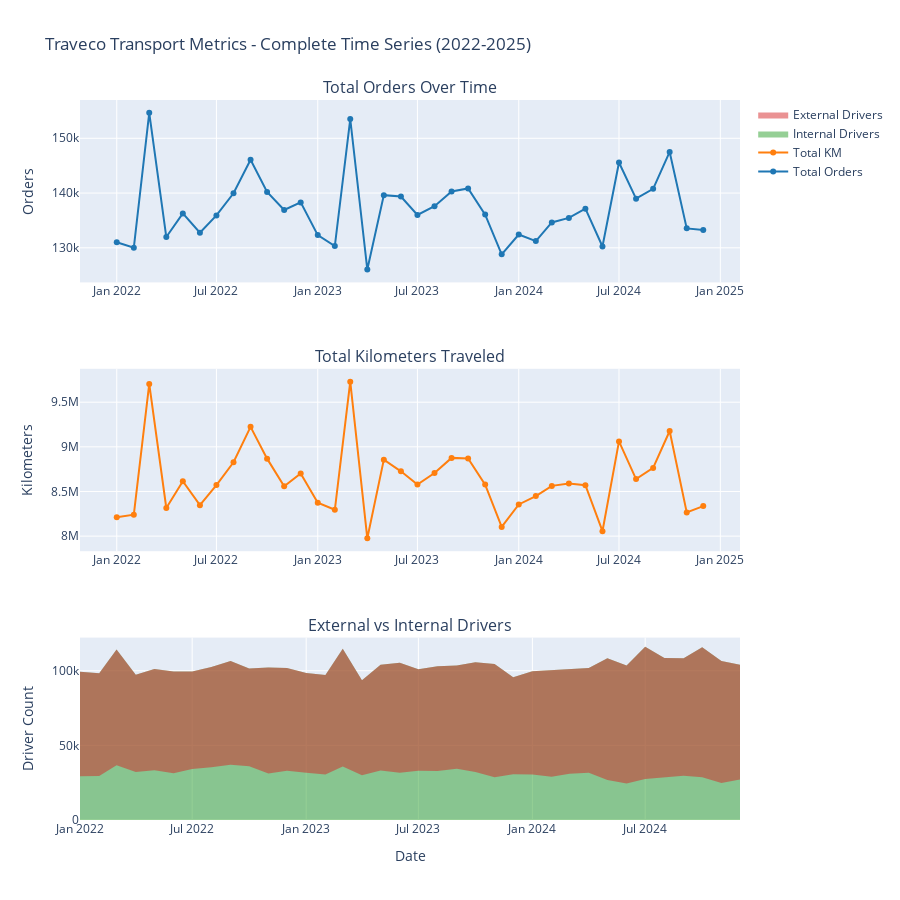

The notebook cell saved with this chart:
### Markdown cell above
## Section 7: Time Series Visualization

Visualize key metrics over time.

### Code cell
# Create multi-panel time series dashboard
fig = make_subplots(
    rows=3, cols=1,
    subplot_titles=(
        'Total Orders Over Time',
        'Total Kilometers Traveled',
        'External vs Internal Drivers'
    ),
    vertical_spacing=0.12
)

# 1. Total Orders
fig.add_trace(
    go.Scatter(
        x=company_ts['date'],
        y=company_ts['total_orders'],
        mode='lines+markers',
        name='Total Orders',
        line=dict(color='#1f77b4', width=2)
    ),
    row=1, col=1
)

# 2. Total KM
fig.add_trace(
    go.Scatter(
        x=company_ts['date'],
        y=company_ts['total_km'],
        mode='lines+markers',
        name='Total KM',
        line=dict(color='#ff7f0e', width=2)
    ),
    row=2, col=1
)

# 3. Drivers (stacked)
fig.add_trace(
    go.Scatter(
        x=company_ts['date'],
        y=company_ts['internal_drivers'],
        mode='lines',
        name='Internal Drivers',
        line=dict(color='#2ca02c', width=0),
        fill='tozeroy'
    ),
    row=3, col=1
)

fig.add_trace(
    go.Scatter(
        x=company_ts['date'],
        y=company_ts['external_drivers'],
        mode='lines',
        name='External Drivers',
        line=dict(color='#d62728', width=0),
        fill='tonexty'
    ),
    row=3, col=1
)

# Update layout
fig.update_xaxes(title_text="Date", row=3, col=1)
fig.update_yaxes(title_text="Orders", row=1, col=1)
fig.update_yaxes(title_text="Kilometers", row=2, col=1)
fig.update_yaxes(title_text="Driver Count", row=3, col=1)

fig.update_layout(
    height=900,
    title_text="Traveco Transport Metrics - Complete Time Series (2022-2025)",
    showlegend=True,
    hovermode='x unified'
)

fig.show()

# Save to results
results_dir = Path('../results')
results_dir.mkdir(exist_ok=True)
fig.write_html(results_dir / 'time_series_overview.html')
print(f"\n✓ Saved interactive chart to results/time_series_overview.html")

### Figure 1 — Plotly figure (JSON) as saved in the notebook; plotly's stock layout.template omitted (floating-point values rounded to 4 significant figures)
{"data": [{"line": {"color": "#1f77b4", "width": 2}, "mode": "lines+markers", "name": "Total Orders", "type": "scatter", "x": ["2022-01-01T00:00:00", "2022-02-01T00:00:00", "2022-03-01T00:00:00", "2022-04-01T00:00:00", "2022-05-01T00:00:00", "2022-06-01T00:00:00", "2022-07-01T00:00:00", "2022-08-01T00:00:00", "2022-09-01T00:00:00", "2022-10-01T00:00:00", "2022-11-01T00:00:00", "2022-12-01T00:00:00", "2023-01-01T00:00:00", "2023-02-01T00:00:00", "2023-03-01T00:00:00", "2023-04-01T00:00:00", "2023-05-01T00:00:00", "2023-06-01T00:00:00", "2023-07-01T00:00:00", "2023-08-01T00:00:00", "2023-09-01T00:00:00", "2023-10-01T00:00:00", "2023-11-01T00:00:00", "2023-12-01T00:00:00", "2024-01-01T00:00:00", "2024-02-01T00:00:00", "2024-03-01T00:00:00", "2024-04-01T00:00:00", "2024-05-01T00:00:00", "2024-06-01T00:00:00", "2024-07-01T00:00:00", "2024-08-01T00:00:00", "2024-09-01T00:00:00", "2024-10-01T00:00:00", "2024-11-01T00:00:00", "2024-12-01T00:00:00"], "xaxis": "x", "y": [131029, 130016, 154641, 131965, 136286, 132764, 135914, 139966, 146093, 140201, 136917, 138291, 132318, 130330, 153520, 126035, 139619, 139356, 135991, 137595, 140295, 140837, 136061, 128804, 132420, 131225, 134634, 135466, 137149, 130243, 145586, 138976, 140770, 147506, 133550, 133247], "yaxis": "y"}, {"line": {"color": "#ff7f0e", "width": 2}, "mode": "lines+markers", "name": "Total KM", "type": "scatter", "x": ["2022-01-01T00:00:00", "2022-02-01T00:00:00", "2022-03-01T00:00:00", "2022-04-01T00:00:00", "2022-05-01T00:00:00", "2022-06-01T00:00:00", "2022-07-01T00:00:00", "2022-08-01T00:00:00", "2022-09-01T00:00:00", "2022-10-01T00:00:00", "2022-11-01T00:00:00", "2022-12-01T00:00:00", "2023-01-01T00:00:00", "2023-02-01T00:00:00", "2023-03-01T00:00:00", "2023-04-01T00:00:00", "2023-05-01T00:00:00", "2023-06-01T00:00:00", "2023-07-01T00:00:00", "2023-08-01T00:00:00", "2023-09-01T00:00:00", "2023-10-01T00:00:00", "2023-11-01T00:00:00", "2023-12-01T00:00:00", "2024-01-01T00:00:00", "2024-02-01T00:00:00", "2024-03-01T00:00:00", "2024-04-01T00:00:00", "2024-05-01T00:00:00", "2024-06-01T00:00:00", "2024-07-01T00:00:00", "2024-08-01T00:00:00", "2024-09-01T00:00:00", "2024-10-01T00:00:00", "2024-11-01T00:00:00", "2024-12-01T00:00:00"], "xaxis": "x2", "y": [8212000.0, 8240000.0, 9705000.0, 8315000.0, 8615000.0, 8346000.0, 8572000.0, 8827000.0, 9224000.0, 8868000.0, 8559000.0, 8702000.0, 8375000.0, 8295000.0, 9730000.0, 7975000.0, 8856000.0, 8726000.0, 8578000.0, 8707000.0, 8876000.0, 8870000.0, 8577000.0, 8103000.0, 8355000.0, 8449000.0, 8563000.0, 8589000.0, 8570000.0, 8055000.0, 9061000.0, 8639000.0, 8764000.0, 9178000.0, 8265000.0, 8336000.0], "yaxis": "y2"}, {"fill": "tozeroy", "line": {"color": "#2ca02c", "width": 0}, "mode": "lines", "name": "Internal Drivers", "type": "scatter", "x": ["2022-01-01T00:00:00", "2022-02-01T00:00:00", "2022-03-01T00:00:00", "2022-04-01T00:00:00", "2022-05-01T00:00:00", "2022-06-01T00:00:00", "2022-07-01T00:00:00", "2022-08-01T00:00:00", "2022-09-01T00:00:00", "2022-10-01T00:00:00", "2022-11-01T00:00:00", "2022-12-01T00:00:00", "2023-01-01T00:00:00", "2023-02-01T00:00:00", "2023-03-01T00:00:00", "2023-04-01T00:00:00", "2023-05-01T00:00:00", "2023-06-01T00:00:00", "2023-07-01T00:00:00", "2023-08-01T00:00:00", "2023-09-01T00:00:00", "2023-10-01T00:00:00", "2023-11-01T00:00:00", "2023-12-01T00:00:00", "2024-01-01T00:00:00", "2024-02-01T00:00:00", "2024-03-01T00:00:00", "2024-04-01T00:00:00", "2024-05-01T00:00:00", "2024-06-01T00:00:00", "2024-07-01T00:00:00", "2024-08-01T00:00:00", "2024-09-01T00:00:00", "2024-10-01T00:00:00", "2024-11-01T00:00:00", "2024-12-01T00:00:00"], "xaxis": "x3", "y": [99322, 98333, 114298, 97304, 101154, 99514, 99505, 102474, 106599, 101434, 102225, 101904, 98540, 97180, 114790, 93648, 104082, 105380, 100970, 102988, 103543, 105757, 104535, 95715, 99730, 100499, 101158, 101836, 108338, 103562, 116088, 108552, 108390, 115805, 106481, 104074], "yaxis": "y3"}, {"fill": "tonexty", "line": {"color": "#d62728", "width": 0}, "mode": "lines", "name": "External Drivers", "type": "scatter", "x": ["2022-01-01T00:00:00", "2022-02-01T00:00:00", "2022-03-01T00:00:00", "2022-04-01T00:00:00", "2022-05-01T00:00:00", "2022-06-01T00:00:00", "2022-07-01T00:00:00", "2022-08-01T00:00:00", "2022-09-01T00:00:00", "2022-10-01T00:00:00", "2022-11-01T00:00:00", "2022-12-01T00:00:00", "2023-01-01T00:00:00", "2023-02-01T00:00:00", "2023-03-01T00:00:00", "2023-04-01T00:00:00", "2023-05-01T00:00:00", "2023-06-01T00:00:00", "2023-07-01T00:00:00", "2023-08-01T00:00:00", "2023-09-01T00:00:00", "2023-10-01T00:00:00", "2023-11-01T00:00:00", "2023-12-01T00:00:00", "2024-01-01T00:00:00", "2024-02-01T00:00:00", "2024-03-01T00:00:00", "2024-04-01T00:00:00", "2024-05-01T00:00:00", "2024-06-01T00:00:00", "2024-07-01T00:00:00", "2024-08-01T00:00:00", "2024-09-01T00:00:00", "2024-10-01T00:00:00", "2024-11-01T00:00:00", "2024-12-01T00:00:00"], "xaxis": "x3", "y": [29375, 29548, 36674, 32158, 33293, 31392, 34205, 35335, 37062, 35965, 31235, 32979, 31676, 30486, 35809, 29963, 33080, 31721, 33066, 32790, 34395, 32224, 28708, 30688, 30450, 29034, 31017, 31728, 26716, 24386, 27446, 28302, 29579, 28578, 24751, 27163], "yaxis": "y3"}], "layout": {"annotations": [{"font": {"size": 16}, "showarrow": false, "text": "Total Orders Over Time", "x": 0.5, "xanchor": "center", "xref": "paper", "y": 1.0, "yanchor": "bottom", "yref": "paper"}, {"font": {"size": 16}, "showarrow": false, "text": "Total Kilometers Traveled", "x": 0.5, "xanchor": "center", "xref": "paper", "y": 0.6267, "yanchor": "bottom", "yref": "paper"}, {"font": {"size": 16}, "showarrow": false, "text": "External vs Internal Drivers", "x": 0.5, "xanchor": "center", "xref": "paper", "y": 0.2533, "yanchor": "bottom", "yref": "paper"}], "height": 900, "hovermode": "x unified", "showlegend": true, "title": {"text": "Traveco Transport Metrics - Complete Time Series (2022-2025)"}, "xaxis": {"anchor": "y", "domain": [0.0, 1.0]}, "xaxis2": {"anchor": "y2", "domain": [0.0, 1.0]}, "xaxis3": {"anchor": "y3", "domain": [0.0, 1.0], "title": {"text": "Date"}}, "yaxis": {"anchor": "x", "domain": [0.7467, 1.0], "title": {"text": "Orders"}}, "yaxis2": {"anchor": "x2", "domain": [0.3733, 0.6267], "title": {"text": "Kilometers"}}, "yaxis3": {"anchor": "x3", "domain": [0.0, 0.2533], "title": {"text": "Driver Count"}}}}
